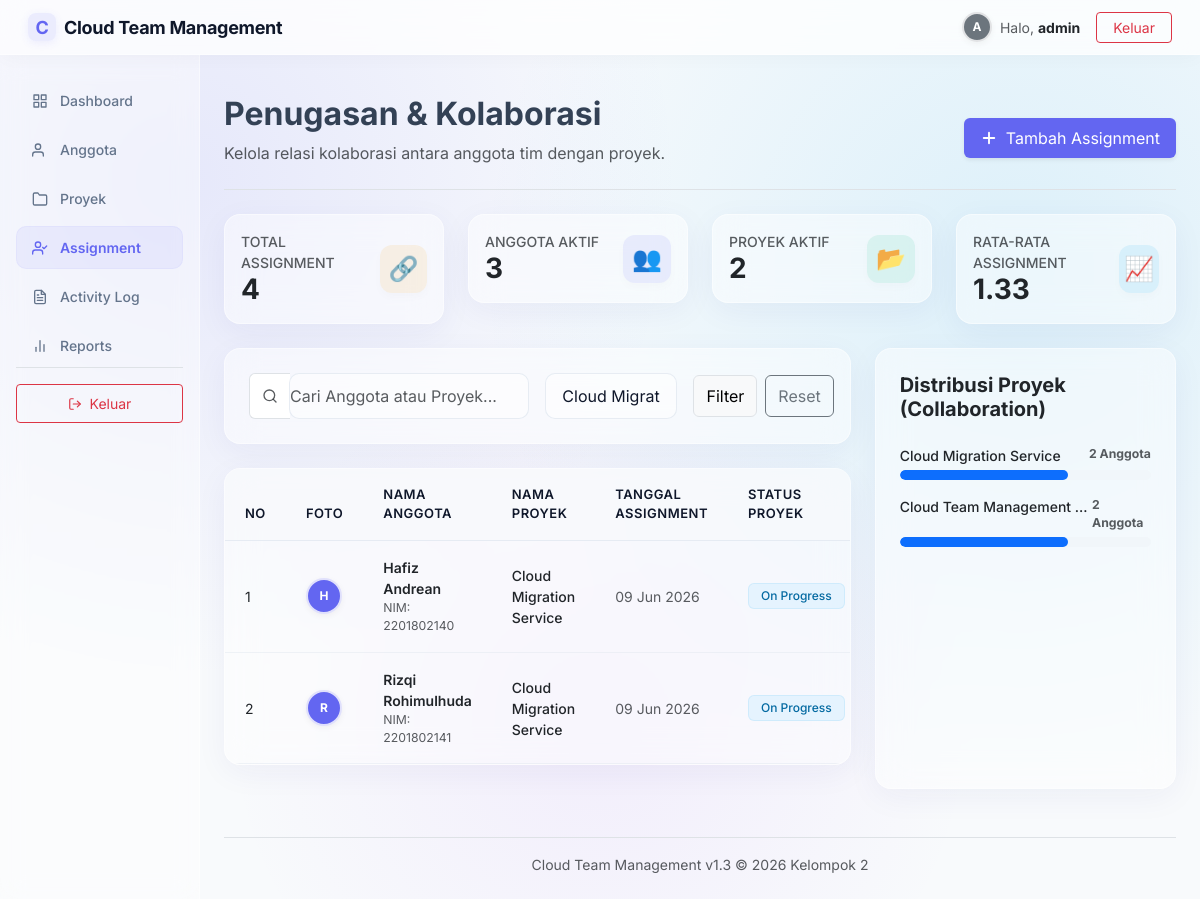
/assignment/index.php?proyek_id=1 (signed in), run on the app's committed database.
### tables this page shows
CREATE TABLE `anggota_proyek` (
  `id` INT AUTO_INCREMENT PRIMARY KEY,
  `anggota_id` INT NOT NULL,
  `proyek_id` INT NOT NULL,
  `created_at` TIMESTAMP DEFAULT CURRENT_TIMESTAMP,
  CONSTRAINT `fk_ap_anggota` FOREIGN KEY (`anggota_id`) REFERENCES `anggota` (`id`) ON DELETE CASCADE ON UPDATE CASCADE,
  CONSTRAINT `fk_ap_proyek` FOREIGN KEY (`proyek_id`) REFERENCES `proyek` (`id`) ON DELETE CASCADE ON UPDATE CASCADE,
  UNIQUE KEY `uk_anggota_proyek` (`anggota_id`, `proyek_id`)
);

CREATE TABLE `anggota` (
  `id` INT AUTO_INCREMENT PRIMARY KEY,
  `nama` VARCHAR(100) NOT NULL,
  `nim` VARCHAR(50) NOT NULL UNIQUE,
  `email` VARCHAR(100) NULL UNIQUE,
  `foto` VARCHAR(255) NULL,
  `id_user` INT UNIQUE NULL,
  `jabatan` VARCHAR(100) NOT NULL DEFAULT 'Developer',
  `created_at` TIMESTAMP DEFAULT CURRENT_TIMESTAMP,
  `updated_at` TIMESTAMP DEFAULT CURRENT_TIMESTAMP ON UPDATE CURRENT_TIMESTAMP,
  CONSTRAINT `fk_anggota_users` FOREIGN KEY (`id_user`) REFERENCES `users` (`id`) ON DELETE SET NULL ON UPDATE CASCADE
);

CREATE TABLE `proyek` (
  `id` INT AUTO_INCREMENT PRIMARY KEY,
  `nama_proyek` VARCHAR(100) NOT NULL,
  `deskripsi` TEXT NULL,
  `status` ENUM('direncanakan', 'berjalan', 'selesai', 'tertunda') NOT NULL DEFAULT 'direncanakan',
  `deadline` DATE NOT NULL,
  `created_at` TIMESTAMP DEFAULT CURRENT_TIMESTAMP,
  `updated_at` TIMESTAMP DEFAULT CURRENT_TIMESTAMP ON UPDATE CURRENT_TIMESTAMP
);

### assignment/index.php (the view, shortened to what the rows shown need)
<?php
require_once __DIR__ . '/../config/layout.php';
require_once __DIR__ . '/helper.php';
require_once __DIR__ . '/../proyek/helper.php';
$db = Database::getConnection();
$search = isset($_GET['search']) ? trim($_GET['search']) : '';
$proyekFilter = isset($_GET['proyek_id']) && is_numeric($_GET['proyek_id']) ? (int)$_GET['proyek_id'] : 0;
$limit = 10;
$page = isset($_GET['page']) && is_numeric($_GET['page']) ? (int)$_GET['page'] : 1;
$offset = ($page - 1) * $limit;
try {
    $stats = getAssignmentStats($db);
    $distribution = getProjectDistribution($db);
    $whereClauses = [];
    $params = [];
    if ($proyekFilter > 0) {
        $whereClauses[] = "ap.proyek_id = :proyek_id";
        $params[':proyek_id'] = $proyekFilter;
    }
    $whereSql = '';
    if (!empty($whereClauses)) {
        $whereSql = "WHERE " . implode(" AND ", $whereClauses);
    }
    $query = "
        SELECT ap.id, ap.created_at, a.nama, a.nim, a.foto, p.nama_proyek, p.status, p.deadline
        FROM anggota_proyek ap
        JOIN anggota a ON ap.anggota_id = a.id
        JOIN proyek p ON ap.proyek_id = p.id
        $whereSql
        ORDER BY ap.created_at DESC
        LIMIT :limit OFFSET :offset
    ";
    $stmt = $db->prepare($query);
    foreach ($params as $key => $val) {
        $stmt->bindValue($key, $val, PDO::PARAM_STR);
    }
    $stmt->bindValue(':limit', $limit, PDO::PARAM_INT);
    $stmt->bindValue(':offset', $offset, PDO::PARAM_INT);
    $stmt->execute();
    $assignments = $stmt->fetchAll();
} catch (PDOException $e) {
    $_SESSION['flash_error'] = 'Database error: ' . $e->getMessage();
    $assignments = [];
    $stats = ['total_assignments' => 0, 'total_active_members' => 0, 'total_active_projects' => 0, 'average_assignments' => 0];
    $distribution = [];
    $projectsDropdown = [];
    $filteredTotal = 0;
    $totalPages = 1;
}
?>
<div class="d-flex justify-content-between flex-wrap flex-md-nowrap align-items-center pt-3 pb-2 mb-4 border-bottom">
    <div>
        <h1 class="h2 fw-bold welcome-title" id="page-title">
            <?php echo (($_SESSION['role'] ?? '') === 'admin') ? 'Penugasan & Kolaborasi' : 'Tugas Saya'; ?>
        </h1>
    </div>
</div>
<?php if ($stats['total_assignments'] == 0 && empty($search) && $proyekFilter == 0): ?>
    <div class="card border-0 shadow-sm p-5 text-center my-4">
        <div class="py-5">
            <div class="display-3 mb-3">🔗</div>
            <h3 class="fw-bold text-dark">Belum Ada Assignment</h3>
            <p class="text-muted mx-auto" style="max-width: 480px;">Sistem belum mencatat penugasan anggota ke proyek apa pun. Hubungkan anggota tim Anda ke proyek untuk mulai berkolaborasi.</p>
            <a href="create.php" class="btn btn-primary px-4 py-2 mt-3 border-0" style="background-color: var(--primary-color);">
                Tambah Assignment Pertama
            </a>
        </div>
    </div>
<?php else: ?>
    <div class="row g-4">
        <div class="<?php echo (($_SESSION['role'] ?? '') === 'admin') ? 'col-12 col-xl-8' : 'col-12'; ?>">
            <div class="card border-0 shadow-sm p-0 mb-4 overflow-hidden">
                <div class="table-responsive">
                    <table class="table table-hover table-custom mb-0">
                        <thead>
                            <tr>
                                <th style="width: 50px;">No</th>
                                <th style="width: 70px;">Foto</th>
                                <th>Nama Anggota</th>
                                <th>Nama Proyek</th>
                                <th>Tanggal Assignment</th>
                                <th>Status Proyek</th>
                            </tr>
                        </thead>
                        <tbody>
                            <?php if (empty($assignments)): ?>
                                <tr>
                                    <td colspan="<?php echo (($_SESSION['role'] ?? '') === 'admin') ? 7 : 6; ?>" class="text-center text-muted py-4">
                                        Tidak ada data penugasan ditemukan.
                                    </td>
                                </tr>
                            <?php else: ?>
                                <?php
                                $no = $offset + 1;
                                foreach ($assignments as $a):
                                ?>
                                    <tr>
                                        <td><?php echo $no++; ?></td>
                                        <td>
                                            <?php
                                            $avatarPath = '../uploads/' . $a['foto'];
                                            if (!empty($a['foto']) && file_exists(dirname(__DIR__) . '/uploads/' . $a['foto'])):
                                            ?>
                                                <img src="<?php echo htmlspecialchars($avatarPath); ?>" alt="Avatar" class="avatar-mini" style="width: 36px; height: 36px;">
                                            <?php else: ?>
                                                <div class="avatar-mini text-uppercase fw-bold" style="width: 36px; height: 36px; font-size: 12px; background-color: var(--primary-color); color: #ffffff;">
                                                    <?php echo htmlspecialchars(substr($a['nama'], 0, 1)); ?>
                                                </div>
                                            <?php endif; ?>
                                        </td>
                                        <td>
                                            <div class="fw-semibold text-dark"><?php echo htmlspecialchars($a['nama']); ?></div>
                                            <div class="text-muted small">NIM: <?php echo htmlspecialchars($a['nim']); ?></div>
                                        </td>
                                        <td class="text-dark fw-medium text-wrap" style="max-width: 200px;">
                                            <?php echo htmlspecialchars($a['nama_proyek']); ?>
                                        </td>
                                        <td class="text-muted small">
                                            <?php echo date('d M Y', strtotime($a['created_at'])); ?>
                                        </td>
                                        <td>
                                            <?php echo getProjectStatusBadge($a['status'], $a['deadline']); ?>
                                        </td>
                                    </tr>
                                <?php endforeach; ?>
                            <?php endif; ?>
                        </tbody>
                    </table>
                </div>
            </div>
        </div>
        <?php if (($_SESSION['role'] ?? '') === 'admin'): ?>
        <div class="col-12 col-xl-4">
            <div class="card border-0 shadow-sm p-4 h-100">
                <?php if (empty($distribution)): ?>
                    <p class="text-muted small">Belum ada data distribusi.</p>
                <?php else: ?>
                    <div class="d-flex flex-column gap-3">
                        <?php foreach ($distribution as $d): ?>
                            <div>
                                <div class="d-flex justify-content-between small mb-1">
                                    <span class="fw-medium text-dark text-truncate" style="max-width: 220px;" title="<?php echo htmlspecialchars($d['nama_proyek']); ?>">
                                        <?php echo htmlspecialchars($d['nama_proyek']); ?>
                                    </span>
                                    <span class="text-muted small fw-bold">
                                        <?php echo $d['count']; ?> Anggota
                                    </span>
                                </div>
                                <div class="progress" style="height: 10px;">
                                    <div class="progress-bar bg-primary" role="progressbar" style="width: <?php echo $d['percentage']; ?>%" aria-valuenow="<?php echo $d['percentage']; ?>" aria-valuemin="0" aria-valuemax="100"></div>
                                </div>
                            </div>
                        <?php endforeach; ?>
                    </div>
                <?php endif; ?>
            </div>
        </div>
        <?php endif; ?>
    </div>
<?php endif; ?>

### proyek/helper.php (shortened to what the rows shown need)
<?php
function getProjectStatusLabel($status) {
    switch ($status) {
        case 'berjalan':
            return 'On Progress';
    }
}
function getProjectStatusBadge($status, $deadline) {
    $statusLabel = getProjectStatusLabel($status);
    $badgeClass = 'badge-planning';
    switch ($status) {
        case 'berjalan':
            $badgeClass = 'badge-progress';
            break;
    }
    $html = '<span class="badge ' . $badgeClass . '">' . htmlspecialchars($statusLabel) . '</span>';
    $today = date('Y-m-d');
    return $html;
}

### data on the page
anggota_proyek: anggota.nama "H", anggota.nama "Hafiz Andrean", anggota.nim "2201802140", proyek.nama_proyek "Cloud Migration Service", created_at "09 Jun 2026", proyek.status "On Progress"
anggota_proyek: anggota.nama "R", anggota.nama "Rizqi Rohimulhuda", anggota.nim "2201802141", proyek.nama_proyek "Cloud Migration Service", created_at "09 Jun 2026", proyek.status "On Progress"
proyek: nama_proyek "Cloud Migration Service", count "2", $d['percentage'] 67 (drawn)

### other printed values
substr($currentUser['nama'] ?? $currentUser['username'], 0, 1) "A"
$currentUser['nama'] "admin"
$stats['total_assignments'] "4"
$stats['total_active_members'] "3"
$stats['total_active_projects'] "2"
$stats['average_assignments'] "1.33"
$d['nama_proyek'] "Cloud Team Management…"
$d['count'] "2"
form field proyek_id "Cloud Migration Service"
